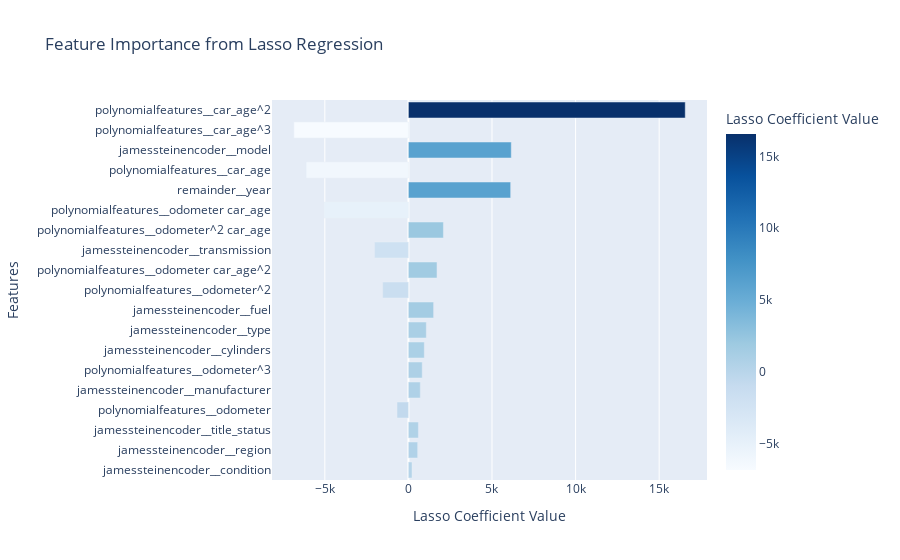

Notebook source saved alongside this figure:
### Code cell
# Plot using Plotly
fig = px.bar(selected_features_df, 
             y='Feature', 
             x='Coefficient', 
             orientation='h',
             title="Feature Importance from Lasso Regression",
             labels={'Coefficient': 'Lasso Coefficient Value', 'Feature': 'Features'},
             color='Coefficient',
             color_continuous_scale='Blues')

fig.update_layout(yaxis_autorange="reversed")  # Invert y-axis for feature importance
fig.show()

### Figure 1 — Plotly figure (JSON) as saved in the notebook; plotly's stock layout.template omitted (floating-point values rounded to 4 significant figures)
{"data": [{"alignmentgroup": "True", "hovertemplate": "Lasso Coefficient Value=%{marker.color}<br>Features=%{y}<extra></extra>", "legendgroup": "", "marker": {"color": [16560.0, -6859.0, 6154.0, -6117.0, 6117.0, -5036.0, 2095.0, -2022.0, 1710.0, -1538.0, 1507.0, 1071.0, 950.7, 826.6, 710.2, -682.1, 597.7, 553.1, 216.9], "coloraxis": "coloraxis", "pattern": {"shape": ""}}, "name": "", "offsetgroup": "", "orientation": "h", "showlegend": false, "textposition": "auto", "type": "bar", "x": [16560.0, -6859.0, 6154.0, -6117.0, 6117.0, -5036.0, 2095.0, -2022.0, 1710.0, -1538.0, 1507.0, 1071.0, 950.7, 826.6, 710.2, -682.1, 597.7, 553.1, 216.9], "xaxis": "x", "y": ["polynomialfeatures__car_age^2", "polynomialfeatures__car_age^3", "jamessteinencoder__model", "polynomialfeatures__car_age", "remainder__year", "polynomialfeatures__odometer car_age", "polynomialfeatures__odometer^2 car_age", "jamessteinencoder__transmission", "polynomialfeatures__odometer car_age^2", "polynomialfeatures__odometer^2", "jamessteinencoder__fuel", "jamessteinencoder__type", "jamessteinencoder__cylinders", "polynomialfeatures__odometer^3", "jamessteinencoder__manufacturer", "polynomialfeatures__odometer", "jamessteinencoder__title_status", "jamessteinencoder__region", "jamessteinencoder__condition"], "yaxis": "y"}], "layout": {"autosize": true, "barmode": "relative", "coloraxis": {"colorbar": {"title": {"text": "Lasso Coefficient Value"}}, "colorscale": [[0, "rgb(247,251,255)"], [0.125, "rgb(222,235,247)"], [0.25, "rgb(198,219,239)"], [0.375, "rgb(158,202,225)"], [0.5, "rgb(107,174,214)"], [0.625, "rgb(66,146,198)"], [0.75, "rgb(33,113,181)"], [0.875, "rgb(8,81,156)"], [1, "rgb(8,48,107)"]]}, "legend": {"tracegroupgap": 0}, "title": {"text": "Feature Importance from Lasso Regression"}, "xaxis": {"anchor": "y", "autorange": true, "domain": [0, 1], "range": [-8160.0, 17860.0], "title": {"text": "Lasso Coefficient Value"}, "type": "linear"}, "yaxis": {"anchor": "x", "autorange": true, "domain": [0, 1], "range": [18.5, -0.5], "title": {"text": "Features"}, "type": "category"}}}
